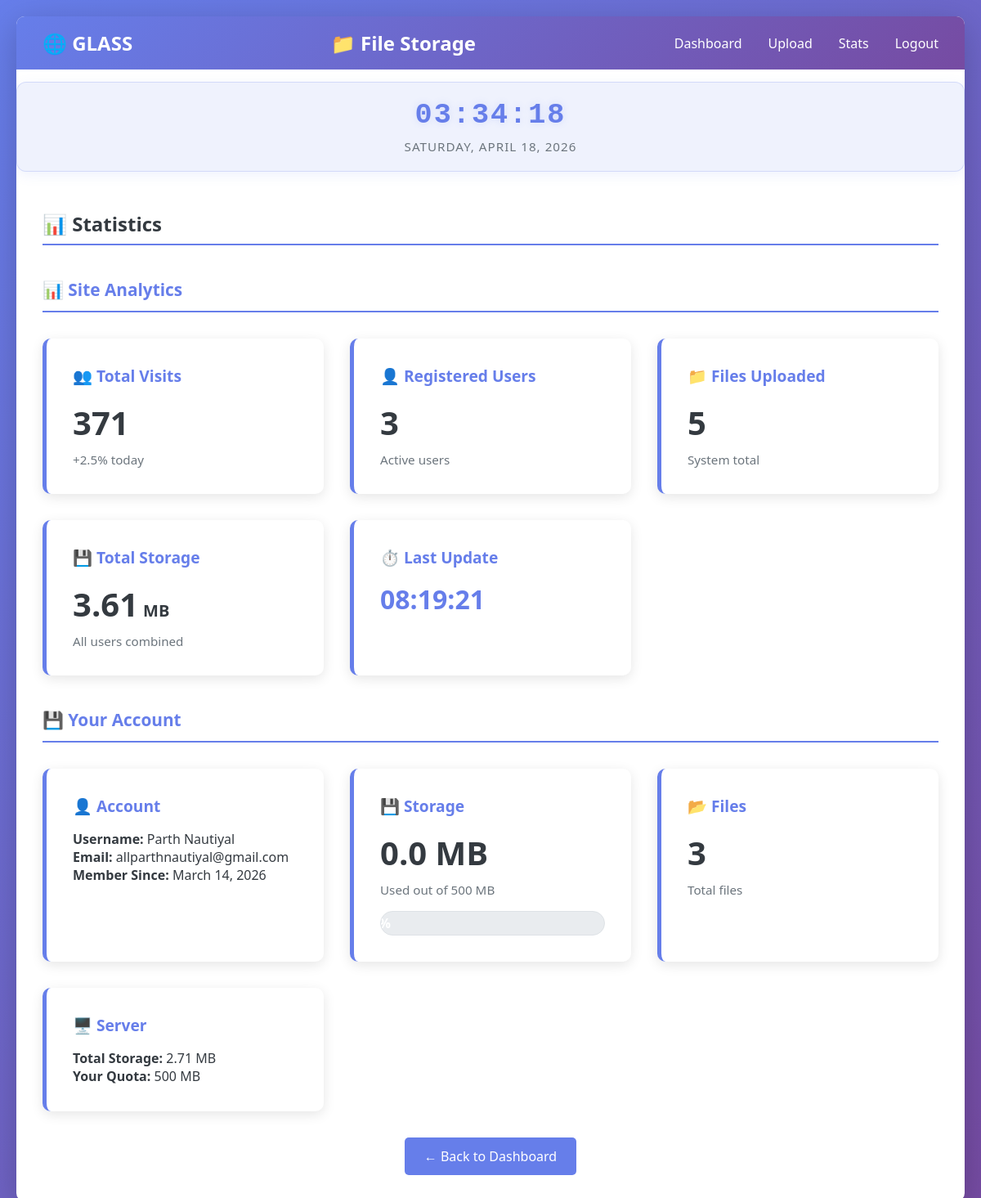
/stats (signed in), run on the app's committed database.
### models.py (models this page shows, shortened)
class SiteStats(db.Model):
    __tablename__ = 'site_stats'
    id = db.Column(db.Integer, primary_key=True)
    total_visits = db.Column(db.Integer, default=0)
    total_users = db.Column(db.Integer, default=0)
    total_files_uploaded = db.Column(db.Integer, default=0)
    total_storage_used_mb = db.Column(db.Float, default=0.0)
    last_updated = db.Column(db.DateTime, default=lambda: datetime.now(timezone.utc))
    @staticmethod
    def get_or_create():
        stats = SiteStats.query.first()
        if not stats:
            stats = SiteStats()
            db.session.add(stats)
            db.session.commit()
        return stats
    def increment_visits(self):
        self.total_visits += 1
        self.last_updated = datetime.now(timezone.utc)
        db.session.commit()
    def update_stats(self):
        self.total_users = User.query.count()
        self.total_files_uploaded = File.query.count()
        total_bytes = 0
        for file in File.query.all():
            total_bytes += file.file_size
        self.total_storage_used_mb = round(total_bytes / (1024 * 1024), 2)
        self.last_updated = datetime.now(timezone.utc)
        db.session.commit()

class User(db.Model):
    __tablename__ = 'users'
    id = db.Column(db.Integer, primary_key=True)
    username = db.Column(db.String(80), unique=True, nullable=False, index=True)
    email = db.Column(db.String(120), unique=True, nullable=False, index=True)
    password_hash = db.Column(db.String(255), nullable=False)
    created_at = db.Column(db.DateTime, default=lambda: datetime.now(timezone.utc))
    last_login = db.Column(db.DateTime)
    files = db.relationship('File', backref='owner', lazy=True, cascade='all, delete-orphan')
    def get_storage_used(self):
        total = 0
        for file in self.files:
            if os.path.exists(file.filepath):
                total += os.path.getsize(file.filepath)
        return total
    def get_storage_used_mb(self):
        return round(self.get_storage_used() / (1024 * 1024), 2)
    def get_file_count(self):
        return len(self.files)

### app.py (the view)
@app.route('/stats')
@login_required
def stats():
    user_id = session.get('user_id')
    user = User.query.get(user_id)
    total_storage = get_total_storage_used()
    context = {
        'user': user,
        'total_storage_mb': total_storage,
        'user_storage_mb': user.get_storage_used_mb(),
        'file_count': user.get_file_count()
    }
    return render_template('stats.html', **context)

### app.py (called while the page is built)
@app.before_request
def track_visit():
    stats = SiteStats.get_or_create()
    stats.increment_visits()
    stats.update_stats()

@app.context_processor
def inject_stats():
    stats = SiteStats.get_or_create()
    stats.update_stats()
    return dict(site_stats=stats)

@app.context_processor
def inject_user():
    user = None
    if 'user_id' in session:
        user = User.query.get(session['user_id'])
    return dict(current_user=user)

### auth.py (called while the page is built)
def login_required(f):
    from functools import wraps
    @wraps(f)
    def decorated_function(*args, **kwargs):
        if 'user_id' not in session:
            flash('⚠️ Please login first!', 'warning')
            return redirect(url_for('auth.login'))
        return f(*args, **kwargs)
    return decorated_function

### utils.py (called while the page is built)
def get_total_storage_used():
    total = 0
    for root, dirs, files in os.walk(Config.UPLOAD_FOLDER):
        for file in files:
            filepath = os.path.join(root, file)
            if os.path.exists(filepath):
                total += os.path.getsize(filepath)
    return round(total / (1024 * 1024), 2)

### templates/stats.html (shortened to what this page needs)
{% extends "base.html" %}
{% block content %}
<h2>📊 Statistics</h2>
<div class="section-divider">📊 Site Analytics</div>
<div class="stats-grid">
    <div class="stat-box">
        <h3>👥 Total Visits</h3>
        <div class="value">{{ site_stats.total_visits }}</div>
        <div class="label">+2.5% today</div>
    </div>
    <div class="stat-box">
        <h3>👤 Registered Users</h3>
        <div class="value">{{ site_stats.total_users }}</div>
        <div class="label">Active users</div>
    </div>
    <div class="stat-box">
        <h3>📁 Files Uploaded</h3>
        <div class="value">{{ site_stats.total_files_uploaded }}</div>
        <div class="label">System total</div>
    </div>
    <div class="stat-box">
        <h3>💾 Total Storage</h3>
        <div class="value">{{ site_stats.total_storage_used_mb }}<span style="font-size: 0.5em; margin-left: 0.3em;">MB</span></div>
        <div class="label">All users combined</div>
    </div>
    <div class="stat-box">
        <h3>⏱️ Last Update</h3>
        <div style="margin-top: 1rem; font-size: 2em; font-weight: bold; color: var(--primary);">
            <span class="update-time" id="stats-update-time">00:00:00</span>
        </div>
    </div>
</div>
<div class="section-divider">💾 Your Account</div>
{% set percentage = (user_storage_mb / 500 * 100) | int %}
<div class="stats-grid">
    <div class="stat-box">
        <h3>👤 Account</h3>
        <p><strong>Username:</strong> {{ current_user.username }}</p>
        <p><strong>Email:</strong> {{ current_user.email }}</p>
        <p><strong>Member Since:</strong> {{ current_user.created_at.strftime('%B %d, %Y') }}</p>
    </div>
    <div class="stat-box">
        <h3>💾 Storage</h3>
        <div class="value">{{ user_storage_mb }} MB</div>
        <div class="label">Used out of 500 MB</div>
        <div class="progress-bar">
            <div class="progress-fill" id="progress-fill" data-percentage="{{ percentage }}">
                {{ percentage }}%
            </div>
        </div>
    </div>
    <div class="stat-box">
        <h3>📂 Files</h3>
        <div class="value">{{ file_count }}</div>
        <div class="label">Total files</div>
    </div>
    <div class="stat-box">
        <h3>🖥️ Server</h3>
        <p><strong>Total Storage:</strong> {{ total_storage_mb }} MB</p>
        <p><strong>Your Quota:</strong> 500 MB</p>
    </div>
</div>
<div style="margin-top: 2rem; text-align: center;">
    <a href="{{ url_for('main.dashboard') }}" class="btn btn-primary">← Back to Dashboard</a>
</div>
{% endblock %}

### templates/base.html (style rules this page uses)
* { margin: 0; padding: 0; box-sizing: border-box; }
:root { --primary: #667eea; --secondary: #764ba2; --success: #28a745; --danger: #dc3545; --warning: #ffc107; --info: #17a2b8; --light: #f8f9fa; --dark: #343a40; --gray: #6c757d; }
body { font-family: 'Segoe UI', Tahoma, Geneva, Verdana, sans-serif; background: linear-gradient(135deg, var(--primary) 0%, var(--secondary) 100%); min-height: 100vh; padding: 20px; color: var(--dark); }
button, .btn { padding: 0.75rem 1.5rem; border: none; border-radius: 5px; font-size: 1em; cursor: pointer; transition: all 0.3s; text-decoration: none; display: inline-block; }
.btn-primary { background: var(--primary); color: white; }
h2 { margin-bottom: 1.5rem; color: var(--dark); border-bottom: 2px solid var(--primary); padding-bottom: 0.5rem; }

### templates/stats.html (style rules this page uses)
.stats-grid { display: grid; grid-template-columns: repeat(auto-fit, minmax(300px, 1fr)); gap: 2rem; margin: 2rem 0; }
.stat-box { background: white; padding: 2rem; border-radius: 10px; box-shadow: 0 4px 15px rgba(0, 0, 0, 0.1); border-left: 5px solid var(--primary); }
.stat-box h3 { color: var(--primary); margin-bottom: 1rem; font-size: 1.2em; border: none; padding: 0; }
.stat-box .value { font-size: 2.5em; font-weight: bold; color: var(--dark); margin-bottom: 0.5rem; }
.stat-box .label { color: var(--gray); font-size: 0.95em; }
.progress-bar { width: 100%; height: 30px; background: #e9ecef; border-radius: 15px; overflow: hidden; margin-top: 1rem; border: 1px solid #dee2e6; }
.progress-fill { height: 100%; background: linear-gradient(90deg, #667eea, #764ba2); display: flex; align-items: center; justify-content: center; color: white; font-weight: bold; transition: width 0.3s ease; }
.section-divider { font-size: 1.3em; font-weight: bold; color: var(--primary); margin-top: 2.5rem; margin-bottom: 1.5rem; padding-bottom: 0.75rem; border-bottom: 2px solid var(--primary); }

### data on the page
SiteStats: total_visits "371", total_users "3", total_files_uploaded "5", total_storage_used_mb "3.61"
User: username "Parth Nautiyal", email "allparthnautiyal@gmail.com", created_at "March 14, 2026"

### other printed values
{{ user_storage_mb }} "0.0"
{{ file_count }} "3"
{{ total_storage_mb }} "2.71"
